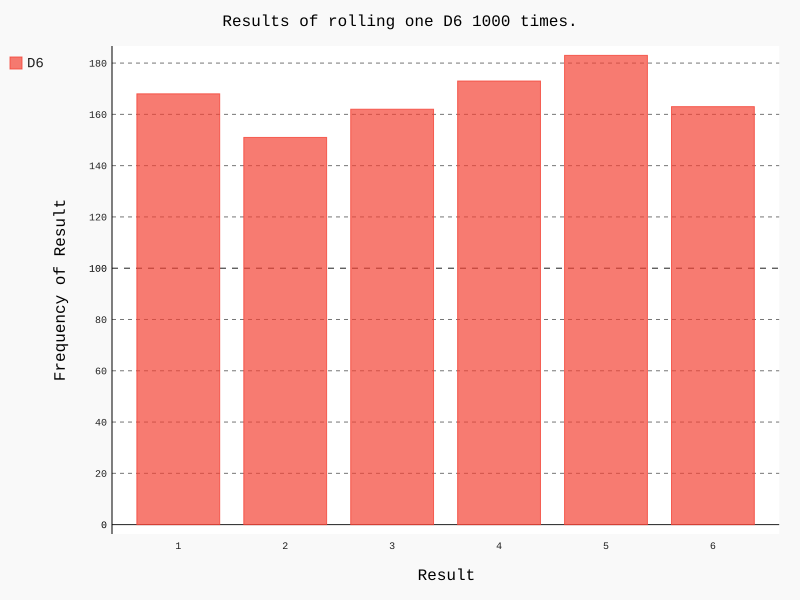

Generate this figure with Python:
import pygal
from die import Die
die=Die()
results=[]
for roll_num in range(1000):
    result=die.roll()
    results.append(result)
frequencies=[]
for value in range(1,die.num_sides+1):
    frequency =results.count(value)
    frequencies.append(frequency)
hist =pygal.Bar()
hist.title="Results of rolling one D6 1000 times."
hist.x_labels=['1','2','3','4','5','6']
hist.x_title="Result"
hist.y_title="Frequency of Result"
hist.add('D6',frequencies)
hist.render_to_file('die_visual.svg')
